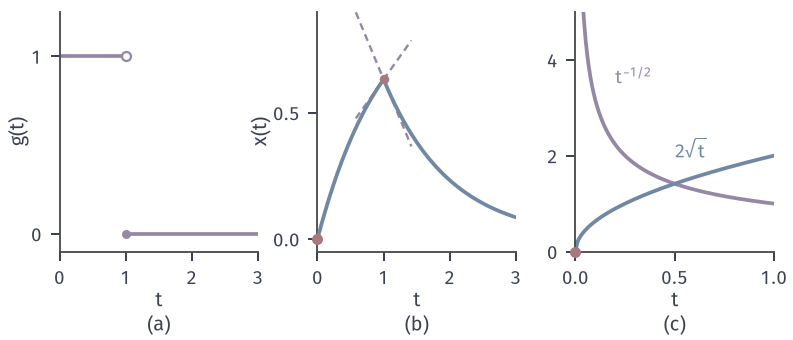

The script that drew this image:
from pathlib import Path
import sys
sys.path.insert(0,str(Path(__file__).resolve().parents[1]/"odeex-common"))
from odeex_common import *
HERE=Path(__file__).resolve().parent

# Switched input and an integrable singular input.
fig,axes=figure(width_mm=112,height_mm=48,ncols=3)
panel(fig,.075,.975,.965,.26,.3)
ax=axes[0]; ax.plot([0,1],[1,1],color=PURPLE,lw=1.5); ax.plot([1,3],[0,0],color=PURPLE,lw=1.5); ax.plot([1],[1],'o',ms=3.6,mfc='white',mec=PURPLE,mew=.9); ax.plot([1],[0],'o',ms=3.6,color=PURPLE,mew=0)
ax.set_xlim(0,3); ax.set_ylim(-.1,1.25); ax.set_xticks([0,1,2,3]); ax.set_yticks([0,1]); ax.set_xlabel('t',labelpad=1); ax.set_ylabel('g(t)',labelpad=1)
ax=axes[1]; t=np.linspace(0,3,500); x=np.where(t<=1,1-np.exp(-t),(1-np.exp(-1))*np.exp(-(t-1))); ax.plot(t,x,color=BLUE,lw=1.5,zorder=3)
x1=1-np.exp(-1); s=np.linspace(-.42,.42,3); ax.plot(1+s,x1+np.exp(-1)*s,color=PURPLE,lw=.95,ls=(0,(3,2))); ax.plot(1+s,x1-x1*s,color=PURPLE,lw=.95,ls=(0,(3,2)))
dot(ax,0,0); dot(ax,1,x1,ms=3.8)
ax.set_xlim(0,3); ax.set_ylim(-.05,.9); ax.set_xticks([0,1,2,3]); ax.set_yticks([0,.5]); ax.set_xlabel('t',labelpad=1); ax.set_ylabel('x(t)',labelpad=1)
ax=axes[2]; t=np.linspace(.01,1,400); ax.plot(t,1/np.sqrt(t),color=PURPLE,lw=1.5); ax.plot(t,2*np.sqrt(t),color=BLUE,lw=1.5); ax.plot([0,.01],[0,.2],color=BLUE,lw=1.5); dot(ax,0,0)
ax.text(.2,3.5,'$t^{-1/2}$',color=PURPLE,fontsize=7.5,ha='left'); ax.text(.5,1.95,'$2\\sqrt{t}$',color=BLUE,fontsize=7.5,ha='left')
ax.set_xlim(0,1); ax.set_ylim(0,5); ax.set_xticks([0,.5,1]); ax.set_yticks([0,2,4]); ax.set_xlabel('t',labelpad=1)
tags(fig,axes)
save(fig,HERE,'figure',{'x(1)':float(x1),'left_slope':float(np.exp(-1)),'right_slope':float(-x1)})
